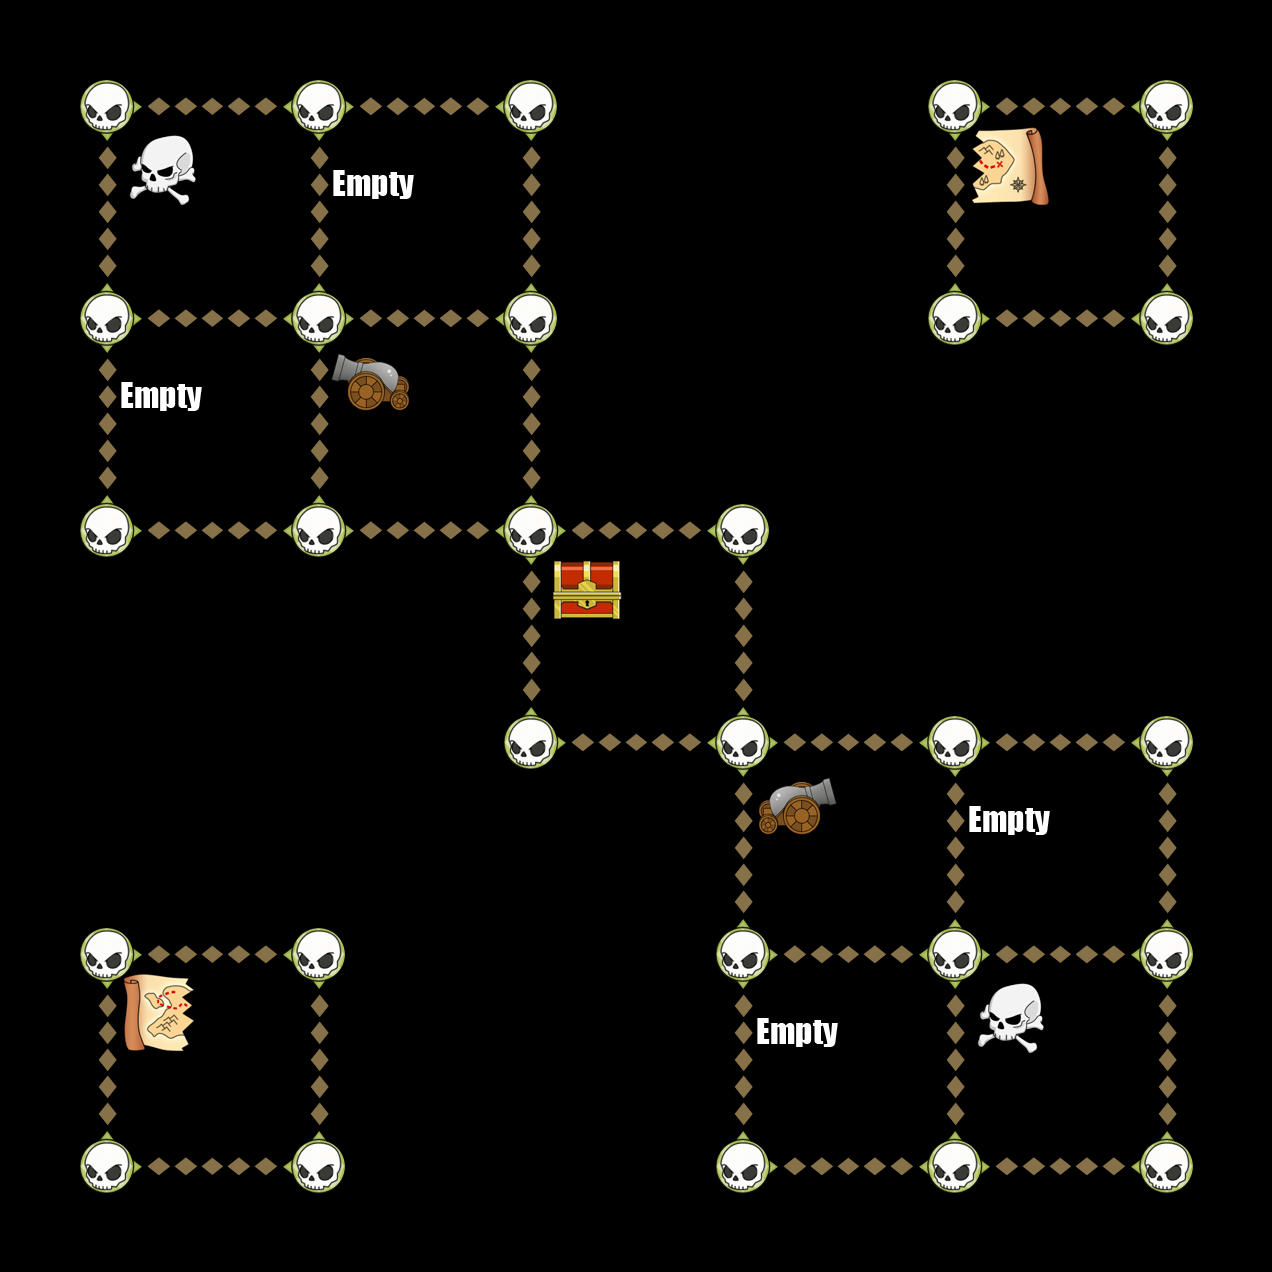

Below is a game level as drawn by its tile map, then a one-line description and the .tmx that defines it (tile-layer data replaced by summaries):
An orthogonal 6x6 tile map with 212x212 px tiles, 6 tile layers (Down, Up, Left, Right, ...).

<map version="1.0" orientation="orthogonal" width="6" height="6" tilewidth="212" tileheight="212">
 <tileset firstgid="1" name="TileGraphic_Final-ipadhd" tilewidth="212" tileheight="212">
  <image source="TileGraphic_Final-ipadhd.png" width="636" height="1060" />
  <tile id="0">
   <properties>
    <property name="LineFilled" value="True" />
   </properties>
  </tile>
  <tile id="2">
   <properties>
    <property name="Item" value="TreasureBox" />
   </properties>
  </tile>
  <tile id="4">
   <properties>
    <property name="RowFilled" value="True" />
   </properties>
  </tile>
  <tile id="6">
   <properties>
    <property name="Item" value="CannonLeft" />
   </properties>
  </tile>
  <tile id="7">
   <properties>
    <property name="Item" value="ShipRight" />
   </properties>
  </tile>
  <tile id="8">
   <properties>
    <property name="Item" value="MapOne" />
   </properties>
  </tile>
  <tile id="9">
   <properties>
    <property name="Item" value="CannonRight" />
   </properties>
  </tile>
  <tile id="10">
   <properties>
    <property name="Item" value="ShipLeft" />
   </properties>
  </tile>
  <tile id="11">
   <properties>
    <property name="Item" value="MapTwo" />
   </properties>
  </tile>
  <tile id="12">
   <properties>
    <property name="Item" value="Empty" />
   </properties>
  </tile>
  <tile id="13">
   <properties>
    <property name="Item" value="Skull" />
   </properties>
  </tile>
  <tile id="14">
   <properties>
    <property name="Item" value="Fog" />
   </properties>
  </tile>
 </tileset>
 <layer name="Down" width="6" height="6">
  <data>[36 cells, 18 non-empty, 1 distinct tile ids]</data>
 </layer>
 <layer name="Up" width="6" height="6">
  <data>[36 cells, 18 non-empty, 1 distinct tile ids]</data>
 </layer>
 <layer name="Left" width="6" height="6">
  <data>[36 cells, 18 non-empty, 1 distinct tile ids]</data>
 </layer>
 <layer name="Right" width="6" height="6">
  <data>[36 cells, 18 non-empty, 1 distinct tile ids]</data>
 </layer>
 <layer name="Dots" width="6" height="6">
  <data>[36 cells, 28 non-empty, 1 distinct tile ids]</data>
 </layer>
 <layer name="Items" width="6" height="6">
  <data>[36 cells, 11 non-empty, 7 distinct tile ids]</data>
 </layer>
</map>
